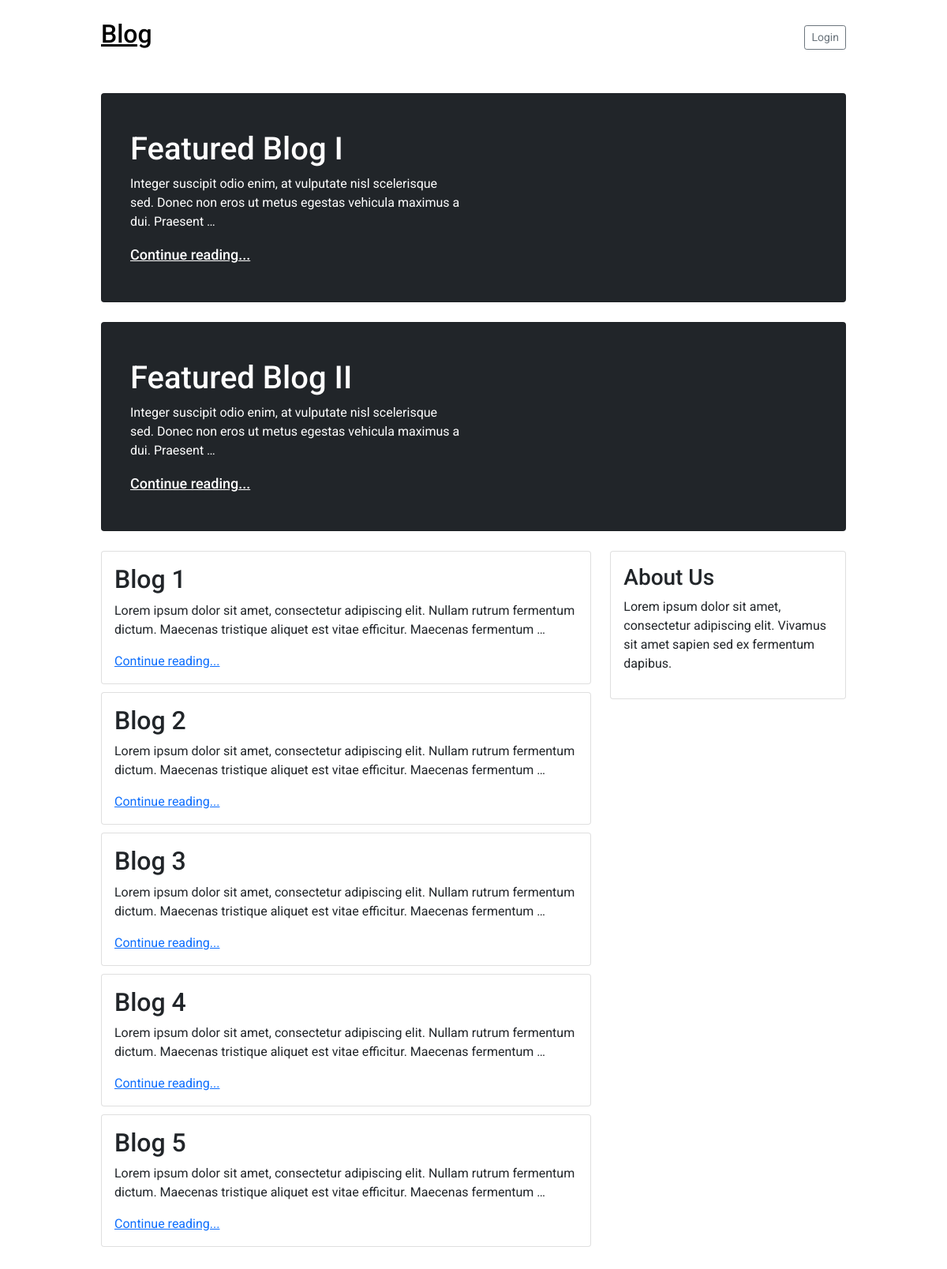
The page / on the database its author committed.
### blogapp/models.py (models this page shows, shortened)
class blog(models.Model):
    name = models.CharField(max_length=50)
    desc = models.TextField()
    featured = models.BooleanField(default=False)

### blogapp/views.py (the view)
# urls.py: path('',views.index,name="index"),
def index(request):
    obj = blog.objects.all().filter(featured=False)
    feat = blog.objects.all().filter(featured=True)
    return render(request,'index.html',{'items':obj,'feat':feat})

### templates/index.html
{% extends 'base.html' %}
{% block content %}
<div class="row">
    <div class="col-md-12">
        {% for i in feat %}
        <div class="card featured">
            <div class="card-body col-md-6">
                <h1>{{i.name}}</h1>
                <p>{{i.desc|truncatewords:20}}</p>
                <a href="{% url 'details' i.id %}">Continue reading...</a>
            </div>
        </div>
        {% endfor %}
    </div>
</div>
<div class="row">
    <div class="col-md-8">
        {% for i in items %}
        <div class="card" style="margin-bottom: 10px">
            <div class="card-body">
                <h2>{{i.name}}</h2>
                <p>{{i.desc|truncatewords:20}}</p>
                <a href="{% url 'details' i.id %}">Continue reading...</a>
            </div>
        </div>
        {% endfor %}
    </div>
    <div class="col-md-4">
        <div class="card about">
            <div class="card-body">
                <h3>About Us</h3>
                <p>Lorem ipsum dolor sit amet, consectetur adipiscing elit. Vivamus sit amet sapien sed ex fermentum dapibus.</p>
            </div>
        </div>
        </div>
</div>
{% endblock %}

### templates/base.html (shortened to what this page needs)
<!DOCTYPE html>
{% load static %}
<html lang="en">
<head>
    <link href="https://cdn.jsdelivr.net/npm/bootstrap@5.1.0/dist/css/bootstrap.min.css" rel="stylesheet">
    <link rel="stylesheet" href="{% static 'style.css' %}">
</head>
<body>
    <header>
        <a href="/"><h2><u>Blog</u></h2></a>
        <nav>
            {% if user.is_authenticated %}
                <a href="{% url 'add' %}" class="btn btn-sm btn-outline-success">Create Blog</a>
                <a href="{% url 'logout' %}" class="btn btn-sm btn-outline-secondary">Logout</a>
            {% else %}
                <a href="{% url 'login' %}" class="btn btn-sm btn-outline-secondary">Login</a>
            {% endif %}
        </nav>
    </header>
    <div class="container-fluid">
        {% block content %}
        {% endblock %}
    </div>
</body>
</html>

### static/style.css (style rules this page uses)
* { box-sizing: border-box; font-family: 'Roboto', sans-serif; }
header { padding: 1.5rem 8rem; display: flex; justify-content: space-between; align-items: center; }
header a { text-decoration: none; color: black; }
.container-fluid { padding: 1.5rem 8rem; }
.featured { background-color: #212529; color: white; padding:30px 20px; font-size: 16px; margin-bottom: 25px; }
.featured a { color: white; font-weight: 500; font-size: 18px; }
.about { position: sticky; top: 10px; }

### rows shown on the page
blog: name "Featured Blog I", desc "Integer suscipit odio enim, at vulputate nisl scelerisque sed. Donec non eros ut metus egestas vehicula maximus a dui. Praesent …"
blog: name "Featured Blog II", desc "Integer suscipit odio enim, at vulputate nisl scelerisque sed. Donec non eros ut metus egestas vehicula maximus a dui. Praesent …"
blog: name "Blog 1", desc "Lorem ipsum dolor sit amet, consectetur adipiscing elit. Nullam rutrum fermentum dictum. Maecenas tristique aliquet est vitae efficitur. Maecenas fermentum …"
blog: name "Blog 2", desc "Lorem ipsum dolor sit amet, consectetur adipiscing elit. Nullam rutrum fermentum dictum. Maecenas tristique aliquet est vitae efficitur. Maecenas fermentum …"
blog: name "Blog 3", desc "Lorem ipsum dolor sit amet, consectetur adipiscing elit. Nullam rutrum fermentum dictum. Maecenas tristique aliquet est vitae efficitur. Maecenas fermentum …"
blog: name "Blog 4", desc "Lorem ipsum dolor sit amet, consectetur adipiscing elit. Nullam rutrum fermentum dictum. Maecenas tristique aliquet est vitae efficitur. Maecenas fermentum …"
blog: name "Blog 5", desc "Lorem ipsum dolor sit amet, consectetur adipiscing elit. Nullam rutrum fermentum dictum. Maecenas tristique aliquet est vitae efficitur. Maecenas fermentum …"
